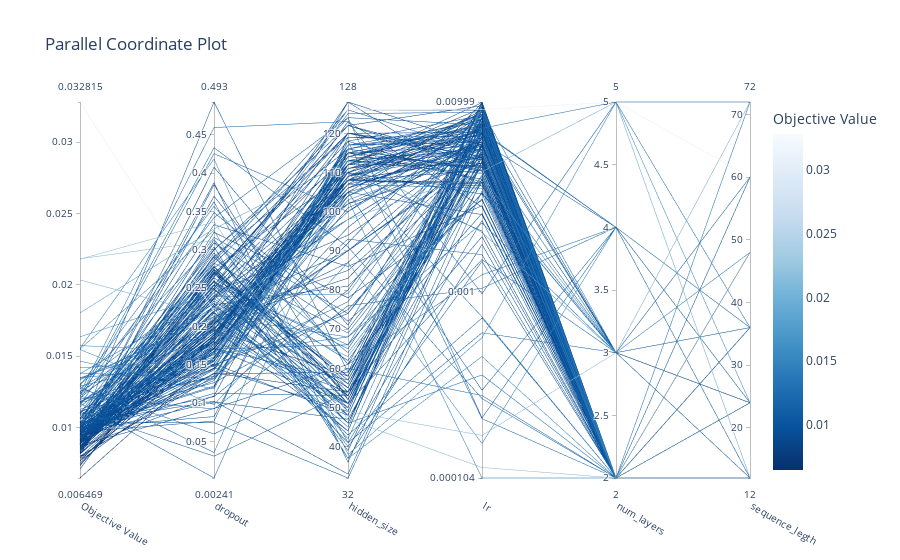

Write notebook code for a chart like this one.
### Code cell
optuna.visualization.plot_parallel_coordinate(study)

### Figure 1 — Plotly figure (JSON) as saved in the notebook; plotly's stock layout.template omitted (floating-point values rounded to 4 significant figures; data arrays with more than 128 entries replaced by an {"elided": "..."} marker saying what was removed)
{"data": [{"dimensions": [{"label": "Objective Value", "range": [0.006469, 0.03282], "values": {"elided": "200 float values"}}, {"label": "dropout", "range": [0.002405, 0.493], "values": {"elided": "200 float values"}}, {"label": "hidden_size", "range": [32, 128], "values": {"elided": "200 int values"}}, {"label": "lr", "range": [-3.982, -2.0], "ticktext": ["0.000104", "0.001", "0.00999"], "tickvals": [-3.982, -3, -2.0], "values": {"elided": "200 float values"}}, {"label": "num_layers", "range": [2, 5], "values": {"elided": "200 int values"}}, {"label": "sequence_legth", "range": [12, 72], "values": {"elided": "200 int values"}}], "labelangle": 30, "labelside": "bottom", "line": {"color": {"elided": "200 float values"}, "colorbar": {"title": {"text": "Objective Value"}}, "colorscale": [[0, "rgb(247,251,255)"], [0.125, "rgb(222,235,247)"], [0.25, "rgb(198,219,239)"], [0.375, "rgb(158,202,225)"], [0.5, "rgb(107,174,214)"], [0.625, "rgb(66,146,198)"], [0.75, "rgb(33,113,181)"], [0.875, "rgb(8,81,156)"], [1, "rgb(8,48,107)"]], "reversescale": true, "showscale": true}, "type": "parcoords"}], "layout": {"title": {"text": "Parallel Coordinate Plot"}}}
